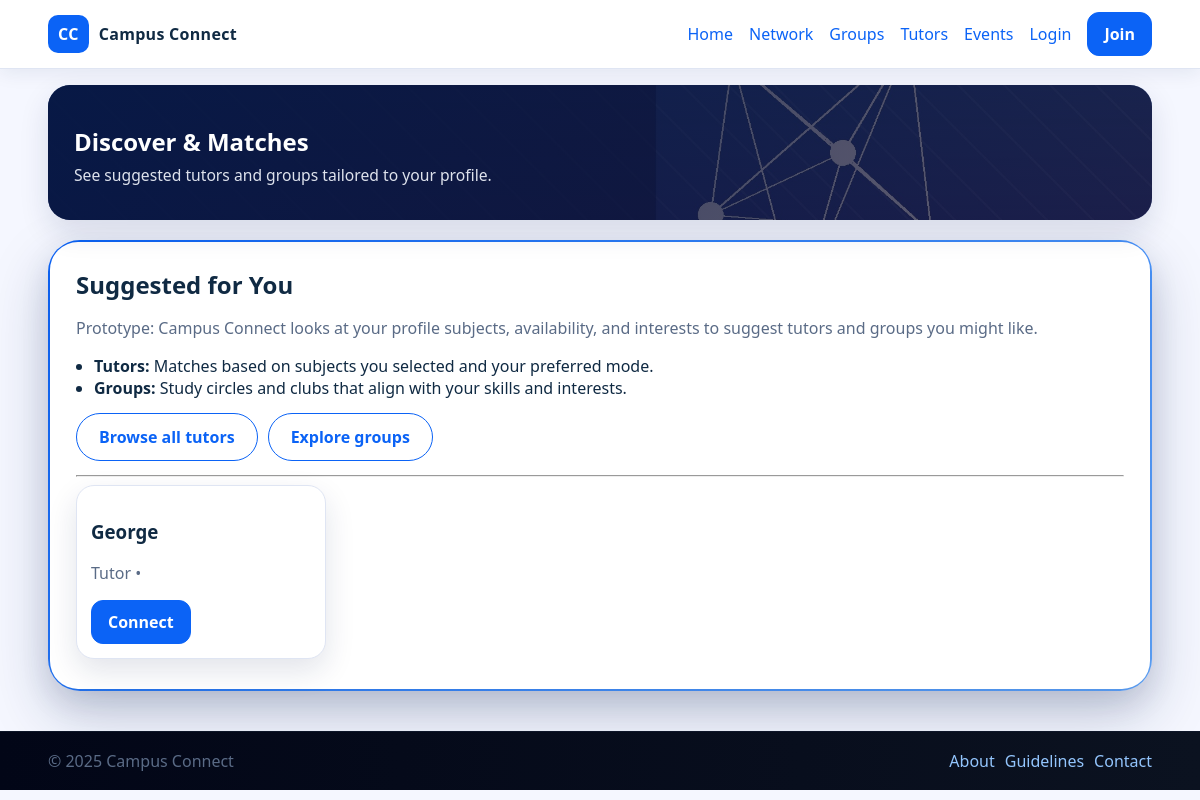
The page /network/ on the database as committed earlier.
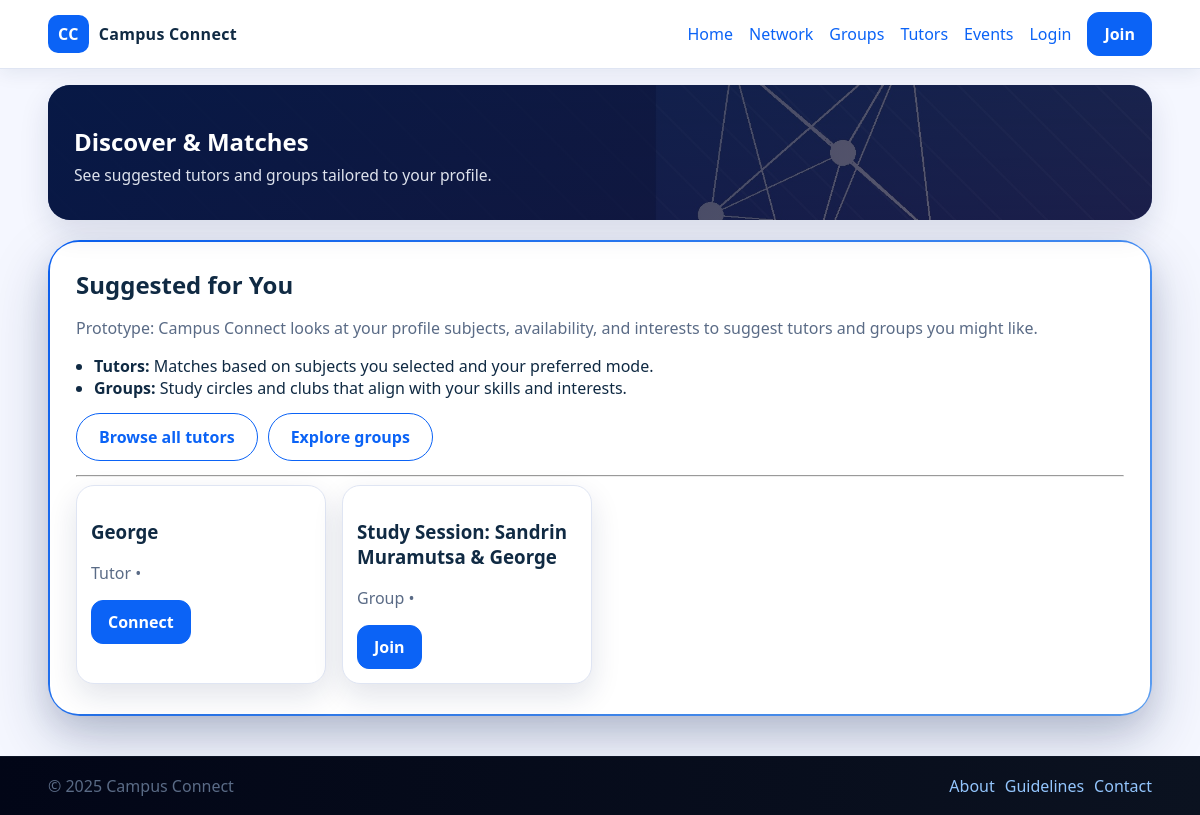
The same page on the database as committed later.
### api/models.py (models this page shows, shortened)
class Profile(models.Model):
    user = models.OneToOneField(User, on_delete=models.CASCADE)
    phone = models.CharField(max_length=20, blank=True, null=True)
    bio = models.TextField(blank=True, null=True)
    skills = models.CharField(max_length=255, blank=True, null=True)
    is_tutor = models.BooleanField(default=False) # Checkbox: "I want to be a tutor"

class Group(models.Model):
    name = models.CharField(max_length=200)
    focus = models.CharField(max_length=100, help_text="e.g. Computer Science, Math, Design")
    description = models.TextField()
    members = models.ManyToManyField(User, related_name='joined_groups', blank=True)
    created_at = models.DateTimeField(auto_now_add=True)

### api/views.py (the view)
# urls.py: path('network/', views.network, name='network'),
def network(request):
    suggested_tutors = Profile.objects.filter(is_tutor=True).select_related('user')[:3]
    suggested_groups = Group.objects.all()[:3]
    context = {
        'tutors': suggested_tutors,
        'groups': suggested_groups,
    }
    return render(request, 'network.html', context)

### templates/network.html
{% extends 'base.html' %}
{% load static %}
{% block content %}
  <section class="page-title hero-page hero-network">
    <h1>Discover & Matches</h1>
    <p>See suggested tutors and groups tailored to your profile.</p>
  </section>
  <section class="network-shell">
    <div class="card network-panel">
      <h2>Suggested for You</h2>
      <p class="muted">
        Prototype: Campus Connect looks at your profile subjects, availability, and interests
        to suggest tutors and groups you might like.
      </p>
      <ul class="list">
        <li><b>Tutors:</b> Matches based on subjects you selected and your preferred mode.</li>
        <li><b>Groups:</b> Study circles and clubs that align with your skills and interests.</li>
      </ul>
      <div class="row" style="margin-top:10px;margin-bottom:14px;">
        <a class="button outline" href="{% url 'tutors' %}">Browse all tutors</a>
        <a class="button outline" href="{% url 'groups' %}">Explore groups</a>
      </div>
      <hr />
      <div class="grid cards">
        {% for tutor in tutors %}
        <div class="card">
            <h3>{{ tutor.user.first_name|default:tutor.user.username }}</h3>
            <p class="muted">Tutor • {{ tutor.subject }}</p>
            <a href="{% url 'connect_student' tutor.user.id %}" class="button">Connect</a>
        </div>
        {% empty %}
            <p>No new tutor matches found.</p>
        {% endfor %}
        {% for group in groups %}
        <div class="card">
            <h3>{{ group.name }}</h3>
            <p class="muted">Group • {{ group.focus }}</p>
            <a href="{% url 'group_detail' group.id %}" class="button">Join</a>
        </div>
        {% endfor %}
        </div>
    </div>
  </section>
{% endblock %}

Rows that differ between the two databases and show on the page:
added Group: name "Study Session: Sandrin Muramutsa & George"
